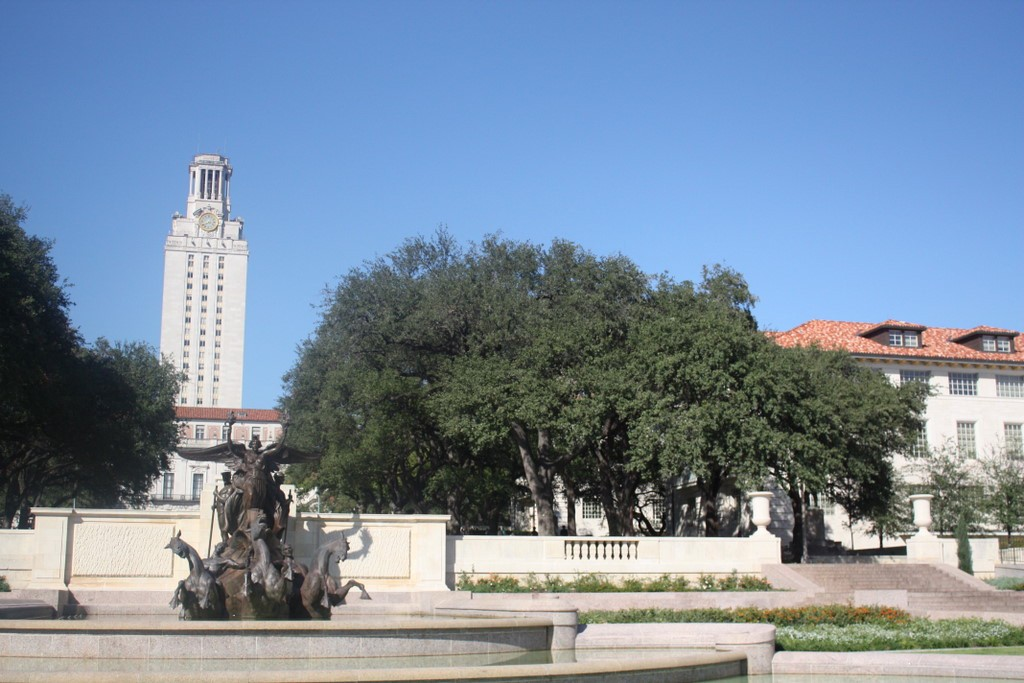
//> input picture opencv/foto1.jpg, 1024 x 683 px
$ ./feature_detection foto1.jpg foto2.jpg   (built with g++ and OpenCV 4)
//> lines starting //> are read from the running program, lines starting //| are printed output that depends on the picture
#include <opencv2/features2d.hpp>
#include <opencv2/imgcodecs.hpp>
#include <opencv2/core/mat.hpp>
#include <opencv2/highgui.hpp>
#include <opencv2/imgproc.hpp>
#include <opencv2/calib3d.hpp>
#include <iostream>
#include <vector>

using namespace cv;
using namespace std;

int main(int argc, char **argv)
{
    string file1(argv[1]);
    string file2(argv[2]);
    Mat imRef1 = imread(file1, IMREAD_COLOR);
//> imRef1 is the input picture: 683 rows x 1024 cols, CV_8UC3; mean B, G, R 159.3, 139.8, 122
    Mat imRef2 = imread(file2, IMREAD_COLOR);
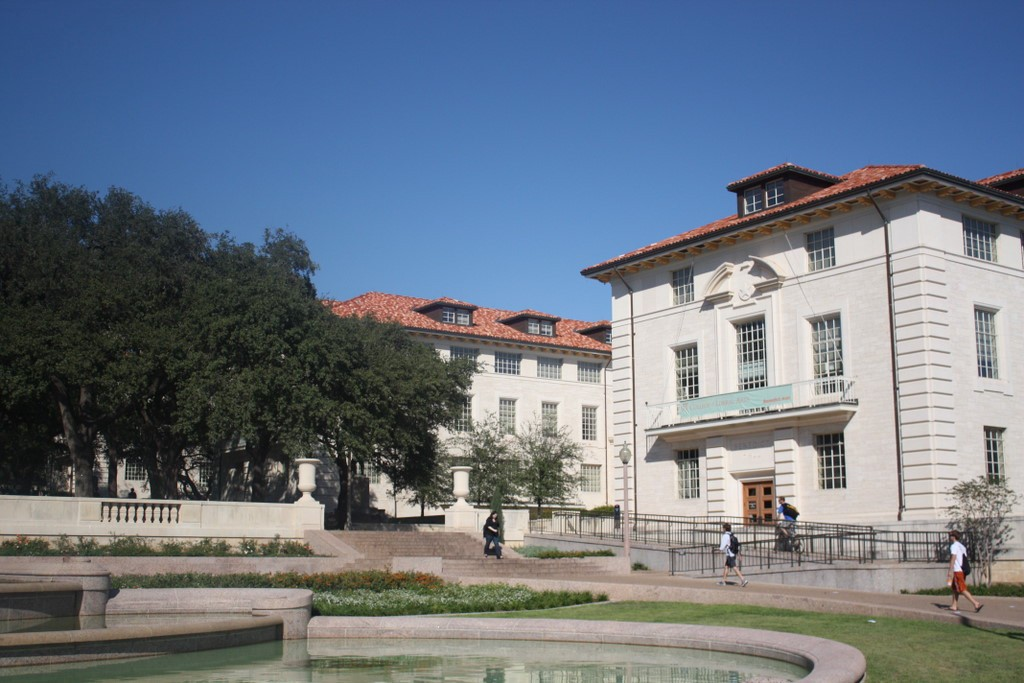
//> input picture opencv/foto2.jpg, 1024 x 683 px
//> imRef2 is the input picture: 683 rows x 1024 cols, CV_8UC3; mean B, G, R 132.3, 118.7, 107.9

    Size size(imRef1.rows / 2 , imRef1.cols / 2);
//> size = Size(341, 512)
    resize(imRef1,imRef1,size);
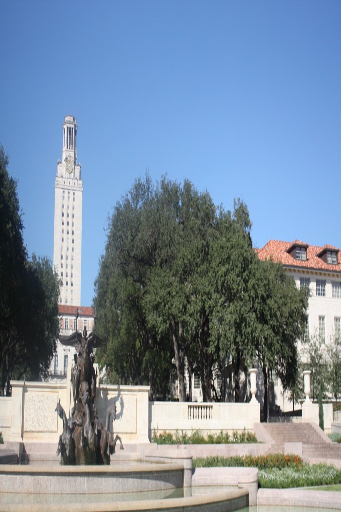
//> imRef1: 512 rows x 341 cols, CV_8UC3; mean B, G, R 159.1, 139.7, 121.8
    resize(imRef2,imRef2,size);
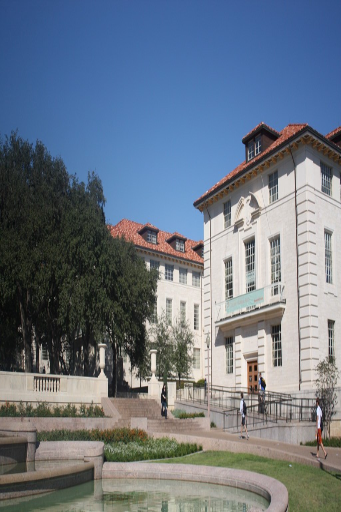
//> imRef2: 512 rows x 341 cols, CV_8UC3; mean B, G, R 132.2, 118.6, 107.8

    vector<KeyPoint> keypoints1, keypoints2;
    Mat descriptors1, descriptors2;
    Ptr<Feature2D> orb = ORB::create(10000);

    orb->detectAndCompute(imRef1, Mat(), keypoints1, descriptors1);
//> keypoints1 = 5658 keypoints; strongest (x, y, size): (299, 410, 31), (204, 400, 44.6), (203, 401, 37.2), (301, 411, 31)
    orb->detectAndCompute(imRef2, Mat(), keypoints2, descriptors2);
//> keypoints2 = 5072 keypoints; strongest (x, y, size): (147, 387, 31), (146, 388, 37.2), (140, 386, 31), (145, 387, 44.6)

    vector<vector<DMatch>> matches;
    BFMatcher matcher = BFMatcher(NORM_HAMMING); // Hamming is good for binary string based algorithms , cross checker can be true if ratio is not used

    matcher.knnMatch(descriptors1, descriptors2, matches, 2);
//> matches = 5658 matches

    vector<DMatch> goodmatches;

    for (int i = 0; i < matches.size(); i++)
    {
        if (matches[i][0].distance < 0.75 * matches[i][1].distance)
        {
            goodmatches.emplace_back(matches[i][0]);
        }
    }
//> after the loop, goodmatches = 548 matches

    Mat imMatches;
    drawMatches(imRef1, keypoints1, imRef2, keypoints2, goodmatches, imMatches);
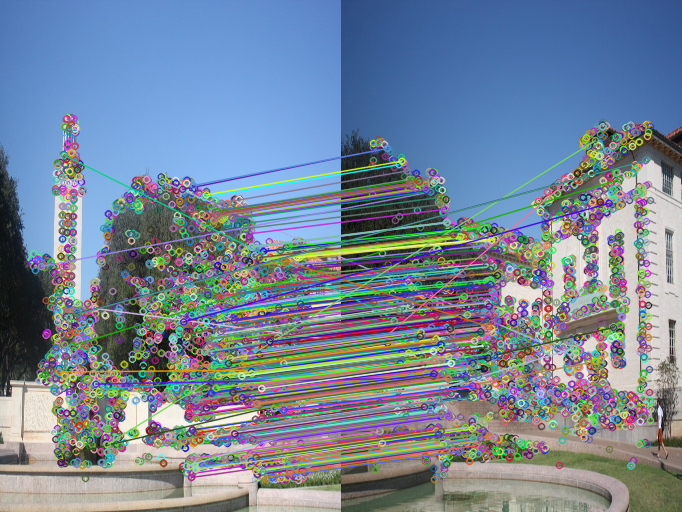
//> imMatches: 512 rows x 682 cols, CV_8UC3; mean B, G, R 151.6, 133.6, 118.1

    std::vector<Point2f> points1, points2;
    for (size_t i = 0; i < goodmatches.size(); i++)
    {
        {
            points1.push_back(keypoints1[goodmatches[i].queryIdx].pt);
            points2.push_back(keypoints2[goodmatches[i].trainIdx].pt);
        }
    }
//> after the loop, points1 = 548 Points (x, y), first 12: [272, 477], [263, 477], [191, 477], [257, 474], [192, 473], [162, 181], [262, 470], [260, 469], [196, 468], [292, 467], [182, 189], [204, 466]; points2 = 548 Points (x, y), first 12: [118, 451], [109, 451], [35, 451], [104, 448], [36, 446], [231.8, 355.7], [106, 443], [106, 443], [41, 442], [134, 441], [34, 150], [49, 440]

    Mat H = findHomography(points2, points1, RANSAC, 4);
//> H = [[0.756, 0.0156, 148.8], [-0.317, 0.904, 59.38], [-0.000659, -4.9e-05, 1]]

    imshow("result", imMatches);
    waitKey(0);

    Mat result;

    warpPerspective(imRef2, result, H, Size(imRef1.cols + imRef2.cols, max(imRef1.rows, imRef2.rows)));
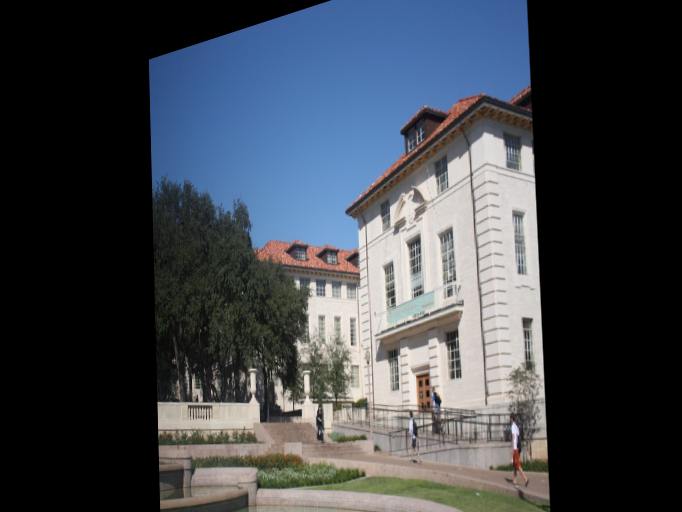
//> result: 512 rows x 682 cols, CV_8UC3; mean B, G, R 75.7, 68.5, 63.3
    imshow("result", result);
    waitKey(0);
    Mat half(result, Rect(0, 0, imRef1.cols, imRef1.rows));
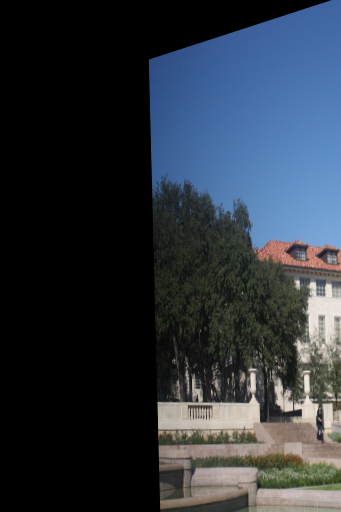
//> half: 512 rows x 341 cols, CV_8UC3; mean B, G, R 60.8, 51.8, 44.2
    imRef1.copyTo(half);
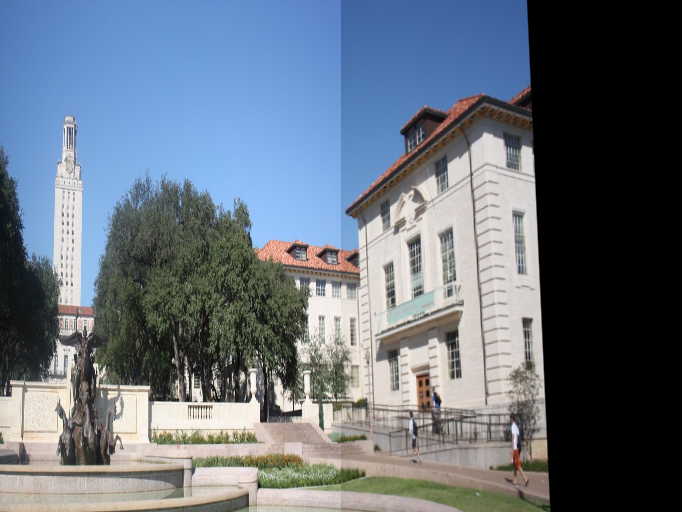
//> result: 512 rows x 682 cols, CV_8UC3; mean B, G, R 124.9, 112.5, 102.1
    imwrite("matches.jpg", imMatches);
    imshow("result", result);

    waitKey(0);
    return 0;
}
